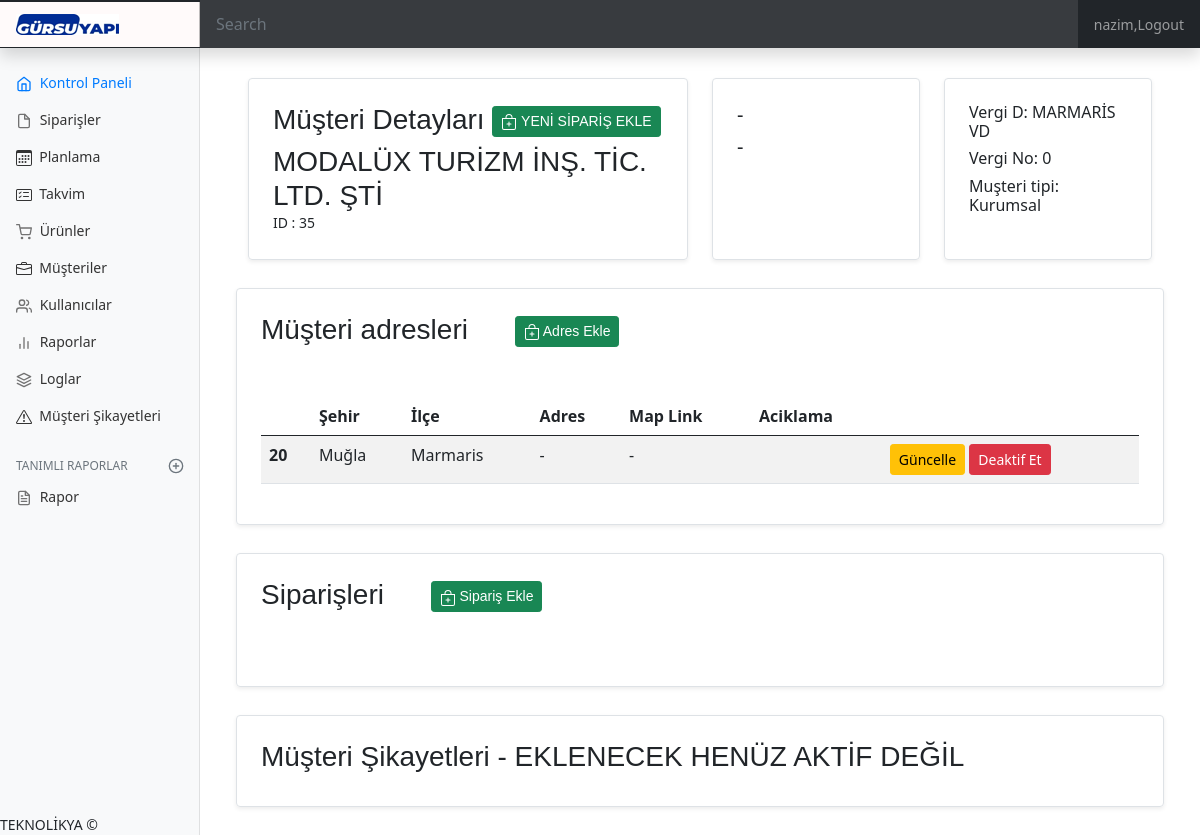
Screenshot of /order/customerView/35 (signed in) with the database file from the repository.
### order/models.py (models this page shows, shortened)
class Customer(models.Model):
    customer_type=(("Şahıs","Şahıs"),("Kurumsal","Kurumsal")    )
    customer_name = models.CharField(max_length=50,verbose_name="MÜŞTERİ ADI")
    telephone = models.CharField(max_length=50,verbose_name="TELEFON")
    email = models.CharField( max_length=254,verbose_name="EMAIL")
    created_date = models.DateTimeField(auto_now=True)
    active = models.CharField(max_length=1,default="1",verbose_name="Aktif")
    vergi_no = models.IntegerField(verbose_name="Vergi/TC no",default=0,null=True)
    customer_type = models.CharField(max_length=10,choices = customer_type,verbose_name="Şahıs/Kurumsal",default=customer_type[0][1])
    vergi_dairesi = models.CharField(max_length=70,verbose_name="Vergi Dairesi",default="Fethiye VD.")

class Address (models.Model):
    customer = models.ForeignKey("Customer",on_delete=models.CASCADE,verbose_name="Müşteri ID")
    ulke = models.CharField( max_length=30,verbose_name="ULKE",default="Türkiye")
    il = models.CharField( max_length=30,verbose_name="IL")
    ilce = models.CharField( max_length=30,verbose_name="İLÇE")
    mahalle = models.CharField( max_length=30,verbose_name="MAHALLE")
    adres = models.CharField( max_length=100,verbose_name="ADRES")
    map_link = models.CharField( max_length=100,verbose_name="GOOGLE MAP")
    aciklama = models.CharField( max_length=10,verbose_name="Açıklama(kısa/kod)")
    active = models.BooleanField(default=True)

### order/views.py (the view)
# urls.py: path('customerView/<int:id>',views.customerView,name='customerView'),
@login_required(login_url='/user/login')
@permission_required('user.musteri_yonetimi',login_url='/user/yetkiYok/')
def customerView(request,id):
    customer = Customer.objects.get(id=id)
    address = Address.objects.filter(customer=customer)
    orders = Order.objects.filter(customer=customer)
    if customer :
        return  render(request,'customerView.html',{'customer':customer,'address':address,'orders':orders})
    else:
        messages.warning(request,"müşteri bulunamadı")
        return redirect("/order/customerList")

### templates/customerView.html (shortened to what this page needs)
{% extends "layout.html" %}
{% block body %}
{% load crispy_forms_tags %}
<div class="row mb-1">
    <div class="col-md-6">
      <div class="row g-0 border rounded overflow-hidden flex-md-row mb-4 shadow-sm h-md-250 position-relative">
        <div class="col p-4 d-flex flex-column position-static" style="height:180px;">
          <h3>Müşteri Detayları
            <a href="/order/createOrder/{{customer.id}}">
              <button class="btn btn-success btn-sm">
                  YENİ SİPARİŞ EKLE
              </button>
            </a>
          </h3>
            <h3 class="mb-0">{{customer.customer_name|safe}}</h3>
            <p class="card-text mb-auto">ID : {{customer.id}}</p>
        </div>
      </div>
    </div>
    <div class="col-md-3">
      <div class="row g-0 border rounded overflow-hidden flex-md-row mb-4 shadow-sm h-md-250 position-relative">
        <div class="col p-4 d-flex flex-column position-static" style="height:180px;">
          <h5>{{customer.telephone}}</h5>
          <h5>{{customer.email}}</h5>
        </div>
      </div>
    </div>
    <div class="col-md-3">
      <div class="row g-0 border rounded overflow-hidden flex-md-row mb-4 shadow-sm h-md-250 position-relative">
        <div class="col p-4 d-flex flex-column position-static" style="height:180px;">
          <h6>Vergi D: {{customer.vergi_dairesi}}</h6>
          <h6>Vergi No: {{customer.vergi_no}}</h6>
          <h6>Muşteri tipi: {{customer.customer_type}}</h6>
        </div>
      </div>
    </div>
</div>
<div class="row mb-1">
    <div class="row g-0 border rounded overflow-hidden flex-md-row mb-4 shadow-sm h-md-250 position-relative">
      <div class="col p-4 d-flex flex-column position-static">
        <h3> Müşteri adresleri &nbsp;&nbsp;&nbsp;&nbsp; <a href="/order/customerAddressAdd/{{customer.id}}">
          <button class="btn btn-success btn-sm">
             Adres Ekle
          </button>
        </a>
      </h3>
      <br><br>
            {% if address %}
                <table class="table table-striped table-hover">
                    <thead>
                        <tr>
                            <th scope="col"></th>
                            <th scope="col">Şehir</th>
                            <th scope="col">İlçe</th>
                            <th scope="col">Adres</th>
                            <th scope="col">Map Link</th>
                            <th scope="col">Aciklama</th>
                            <th scope="col"></th>
                        </tr>
                    </thead>
                {% for ads in address%}
                    <tr>
                    <th scope="row">{{ads.id}}</th>
                    <td>{{ads.il}}</td>
                    <td>{{ads.ilce}}</td>
                    <td>{{ads.adres}}</td>
                    <td>{{ads.map_link}}</td>
                    <td>{{ads.aciklama}}</td>
                    <td>
                      <a href="/order/customerAddressUpdate/{{ads.id}}">
                        <button class="btn btn-warning btn-sm">Güncelle</button></a>
                      <a href="/order/customerAddressActivation/{{ads.id}}">
                          {% if ads.active %}
                            <button class="btn btn-danger btn-sm">Deaktif Et</button></a>
                          {% else %}
                              <button class="btn btn-success btn-sm">Aktif Et</button></a>
                          {% endif%}
                    </td>
                    </tr>
                {% endfor%}
                </table>
            {% endif%}
      </div>
    </div>
</div>
<div class="row mb-1">
  <div class="row g-0 border rounded overflow-hidden flex-md-row mb-4 shadow-sm h-md-250 position-relative">
    <div class="col p-4 d-flex flex-column position-static">
      <h3> Siparişleri &nbsp;&nbsp;&nbsp;&nbsp; <a href="/order/orderAdd">
        <button class="btn btn-success btn-sm">
           Sipariş Ekle
        </button>
      </a>
    </h3>
    <br><br>
    </div>
  </div>
</div>
<div class="row mb-1">
  <div class="row g-0 border rounded overflow-hidden flex-md-row mb-4 shadow-sm h-md-250 position-relative">
    <div class="col p-4 d-flex flex-column position-static">
      <h3> Müşteri Şikayetleri  -  EKLENECEK HENÜZ AKTİF DEĞİL &nbsp;</h3>
    </div>
  </div>
</div>
{% endblock body %}

### templates/layout.html (shortened to what this page needs)
{% load static %}
<html lang="en">
<head>
    <link href="https://cdn.jsdelivr.net/npm/bootstrap@5.0.0-beta2/dist/css/bootstrap.min.css" rel="stylesheet">
    <link rel="stylesheet" type="text/css" href="https://cdnjs.cloudflare.com/ajax/libs/bootstrap-datetimepicker/4.17.43/css/bootstrap-datetimepicker.min.css">
    <link rel="stylesheet" type="text/css" href="https://cdnjs.cloudflare.com/ajax/libs/bootstrap-datetimepicker/4.17.43/css/bootstrap-datetimepicker-standalone.css">
    <link rel="stylesheet" type="text/css" href="{% static 'main.css' %}" >
    <link rel="stylesheet" type="text/css" href="{% static 'bootstrap-multiselect.css' %}">
    <link rel="stylesheet" type="text/css" href="{% static 'multi.min.css' %}">
    <link href="{% static 'dashboard.css' %}" rel="stylesheet">
  </head>
  <body>
<header class="navbar navbar-dark sticky-top bg-dark flex-md-nowrap p-0 shadow">
  <a class="navbar-brand col-md-3 col-lg-2 me-0 px-3" href="#"><img src="/media/gursuYapi.png"></a>
  <input class="form-control form-control-dark w-100" type="text" placeholder="Search" aria-label="Search">
  <ul class="navbar-nav px-3">
    <li class="nav-item text-nowrap">
        {% if request.user.is_authenticated %}
            <li class="nav-item"><a class="nav-link" href="/user/logout/"> {{ request.user.username }},Logout</a></li>
        {%else%}
            <li class="nav-item"><a class="nav-link" href="/user/login">  Login </a></li>
        {% endif %}
    </li>
  </ul>
</header>
<div class="container-fluid">
  <div class="row">
    <nav id="sidebarMenu" class="col-md-3 col-lg-2 d-md-block bg-light sidebar collapse">
      <div class="position-sticky pt-3" id="accordion">
        <ul class="nav flex-column">
          <li class="nav-item">
              <a class="nav-link active" aria-current="page" href="/order/dashboard/ope/active">
                Kontrol Paneli
              </a>
            </li>
          {% if perms.user.siparis_listele %}
                <li class="nav-item">
                  <a class="nav-link" href="/order/orderList/active">
                    Siparişler
                  </a>
              </li>
          {%endif%}
          {% if perms.user.siparis_listele %}
                <li class="nav-item">
                  <a class="nav-link" href="/order/planlama/all">
                    &nbsp;Planlama
                  </a>
              </li>
          {%endif%}
          {% if perms.user.rezervasyon_listele %}
            <li class="nav-item">
              <a class="nav-link" href="/order/events">
                &nbsp;Takvim
              </a>
            </li>
          {%endif%}
          {% if perms.user.urun_listele %}
            <li class="nav-item">
              <a class="nav-link" href="/order/productList">
                Ürünler
              </a>
            </li>
          {%endif%}
          {% if perms.user.musteri_listele %}
            <li class="nav-item">
              <a class="nav-link" href="/order/customerList">
                &nbsp;Müşteriler
              </a>
            </li>
          {%endif%}
          {% if perms.user.kullanici_listeleme %}
            <li class="nav-item">
              <a class="nav-link" href="/user/userList">
                Kullanıcılar
              </a>
            </li>
          {%endif%}
          {% if perms.user.rapor_listele %}
            <li class="nav-item">
              <a class="nav-link" href="#">
                Raporlar
              </a>
            </li>
          {%endif%}
          {% if perms.user.log_listeleme %}
            <li class="nav-item">
              <a class="nav-link" href="/user/logView">
                Loglar
              </a>
            </li>
          {%endif%}
          {% if perms.user.musterisikayet_listeleme %}
            <li class="nav-item">
              <a class="nav-link" href="/order/problemList">
                &nbsp;Müşteri Şikayetleri
              </a>
            </li>
          {%endif%}
        </ul>
        {% if perms.user.rapor_listele %}
        <h6 class="sidebar-heading d-flex justify-content-between align-items-center px-3 mt-4 mb-1 text-muted">
          <span>Tanımlı Raporlar</span>
          <a class="link-secondary" href="#" aria-label="Add a new report">
          </a>
        </h6>
        <ul class="nav flex-column mb-2">
          <li class="nav-item">
            <a class="nav-link" href="/order/rapor">
              Rapor
            </a>
          </li>
        {%endif%}
        <div class="fixed-bottom">TEKNOLİKYA 	&#169;</div>
      </div>
    </nav>
    <main class="col-md-9 ms-sm-auto col-lg-10 px-md-4">
        <div style="margin-top: 30px;" class="container">
            {% block body%}
            {% endblock body%}
        </div>
    </main>
  </div>
</div>
</body>
</html>

### static/main.css (style rules this page uses)
:root { --fc-daygrid-event-dot-width: 8px; }
:root { --fc-list-event-dot-width: 10px; --fc-list-event-hover-bg-color: #f5f5f5; }

### static/dashboard.css (style rules this page uses)
body { font-size: .875rem; }
.feather { width: 16px; height: 16px; vertical-align: text-bottom; }
.sidebar { position: fixed; top: 0; bottom: 0; left: 0; z-index: 100; padding: 48px 0 0; box-shadow: inset -1px 0 0 rgba(0, 0, 0, .1); }
.sidebar .nav-link { font-weight: 500; color: #333; }
.sidebar .nav-link .feather { margin-right: 4px; color: #727272; }
.sidebar .nav-link.active { color: #007bff; }
.sidebar .nav-link:hover .feather, .sidebar .nav-link.active .feather { color: inherit; }
.sidebar-heading { font-size: .75rem; text-transform: uppercase; }
.navbar-brand { padding-top: .75rem; padding-bottom: .75rem; font-size: 1rem; background-color: rgb(255, 250, 250); box-shadow: inset -1px 0 0 rgba(0, 0, 0, .25); }
.navbar .form-control { padding: .75rem 1rem; border-width: 0; border-radius: 0; }
.form-control-dark { color: #fff; background-color: rgba(255, 255, 255, .1); border-color: rgba(255, 255, 255, .1); }
h1,h2,h3,h4 { font-family: Verdana, Geneva, Tahoma, sans-serif; font-style: inherit; }

### rows the page displays
Customer: customer_name "MODALÜX TURİZM İNŞ. TİC. LTD. ŞTİ", id "35", telephone "-", email "-", vergi_dairesi "MARMARİS VD", vergi_no "0", customer_type "Kurumsal"
Address: id "20", il "Muğla", ilce "Marmaris", adres "-", map_link "-", active "Deaktif Et"

### other values shown
{{ request.user.username }} "nazim"
